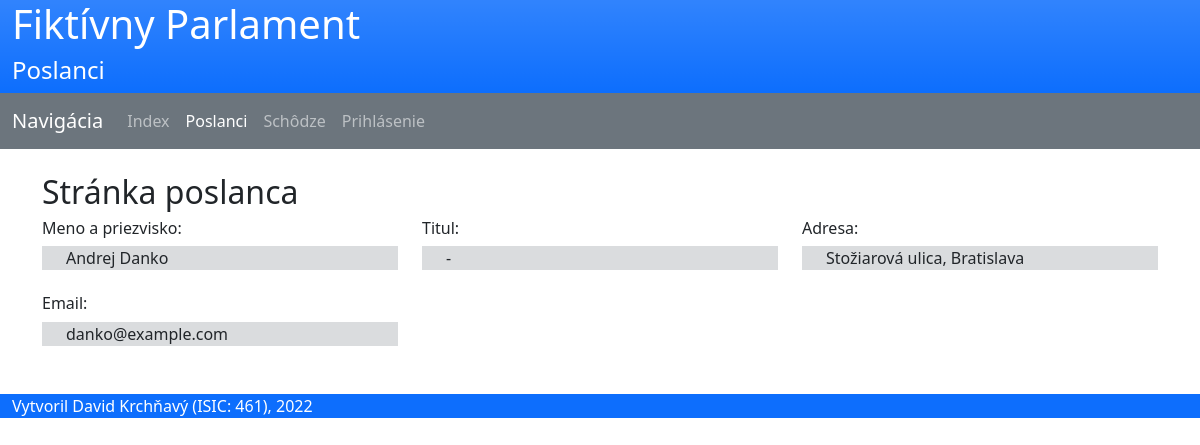
/poslanci.php?poslanec_id=7, run on an earlier commit of the app's database.
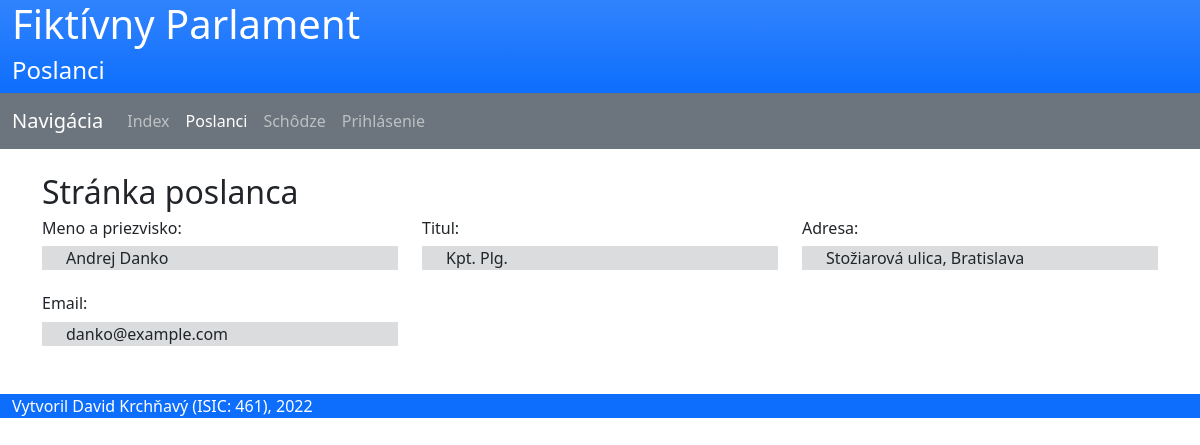
And on a later commit of the database.
### tables this page shows
CREATE TABLE `osobne_udaje` (
  `id` int(11) NOT NULL AUTO_INCREMENT,
  `id_previerka` int(11) DEFAULT NULL,
  `email` varchar(50) NOT NULL,
  `titul` varchar(20) NOT NULL DEFAULT '',
  `meno` varchar(30) NOT NULL,
  `priezvisko` varchar(30) NOT NULL,
  `adresa` varchar(100) NOT NULL,
  PRIMARY KEY (`id`),
  UNIQUE KEY `email` (`email`),
  KEY `id_previerka` (`id_previerka`),
  CONSTRAINT `osobne_udaje_ibfk_1` FOREIGN KEY (`id_previerka`) REFERENCES `bezp_previerka` (`id`) ON DELETE NO ACTION
);

### classes.php (called while the page is built, shortened)
<?php
class BezpecnostnaPrevierka
{
    private function check_database() {
        return !$this->mysqli->connect_errno;
    }
}
class OsobneUdaje
{
    public function __construct(private mysqli $mysqli, public int $id=0) {
        if ($id > 0) $this->select();
    }
    private function check_database() {
        return !$this->mysqli->connect_errno;
    }
    public function select(): void {
        if ($this->check_database()) {
            $stmt = $this->mysqli->prepare('SELECT * FROM osobne_udaje WHERE osobne_udaje.id=?');
            $stmt->bind_param('i', $this->id);
            $stmt->execute();
            $result = $stmt->get_result();
            if ($result->num_rows > 0) {
                $row = $result->fetch_assoc();
                $this->email = $row['email'];
                $this->titul = $row['titul'];
                $this->meno = $row['meno'];
                $this->priezvisko = $row['priezvisko'];
                $this->adresa = $row['adresa'];
            } else throw new UserNotFoundException('User with the specified id does not exist!');
        }
        else throw new Exception("Unknown error");
    }
}
class Poslanec
{
    public function __construct(private mysqli $mysqli, public int $id=0) {
        if ($id > 0) $this->select();
        $type = $mysqli->query("SHOW COLUMNS FROM poslanec WHERE Field = 'specializacia'")->fetch_assoc()['Type'];
    }
    private function check_database() {
        return !$this->mysqli->connect_errno;
    }
    public function select(): void {
        if ($this->check_database()) {
            $stmt = $this->mysqli->prepare("SELECT id_udaje, id_klub, specializacia FROM poslanec WHERE poslanec.id=?");
            $stmt->bind_param('i', $this->id);
            $stmt->execute();
            $result = $stmt->get_result();
            if ($result->num_rows > 0) {
                $row = $result->fetch_assoc();
                $this->id_udaje = $row['id_udaje'];
                $this->udaje = new OsobneUdaje($this->mysqli, $this->id_udaje);
            }
            else throw new UserNotFoundException('User with the specified id does not exist!');
        }
        else throw new Exception("Unknown error");
    }
}

### poslanci.php (the view, shortened to what this page needs)
<?php
include('classes.php');
include('functions.php');
head('Poslanci');
include('navbar.php');
include('database.php');
if (isset($_GET['poslanec_id'])) {
    try {
        $poslanec = new Poslanec($mysqli, $_GET['poslanec_id']);
        if ($poslanec->udaje->id_previerka != null) $bezp_prev = new BezpecnostnaPrevierka($mysqli, $poslanec->udaje->id_previerka); ?>
        <div class="container">
            <div class="row">
                <div class="col-md-12">
                    <h2>Stránka poslanca</h2>
                    <div class="row">
                        <div class="col-md-4">
                            <h6>Meno a priezvisko:</h6>
                            <div class="bg-secondary bg-opacity-25 container mb-4">
                                <?= $poslanec->udaje->meno . ' ' . $poslanec->udaje->priezvisko ?></div>
                            <h6>Email:</h6>
                            <div class="bg-secondary bg-opacity-25 container mb-4"><?= $poslanec->udaje->email ?></div>
                        </div>
                        <div class="col-md-4">
                            <h6>Titul:</h6>
                            <div class="bg-secondary bg-opacity-25 container mb-4"><?= $poslanec->udaje->titul ?: '-' ?></div>
                        </div>
                        <div class="col-md-4">
                            <h6>Adresa:</h6>
                            <div class="bg-secondary bg-opacity-25 container mb-4"><?= $poslanec->udaje->adresa ?></div>
                        </div>
                    </div>
                </div>
            </div>
        </div>
    <?php }
    catch (UserNotFoundException) {
        display_error('Zadaný poslanec sa nenašiel');
    }
}
include('footer.php'); ?>

### functions.php (shortened to what this page needs)
<?php
function head(string $title = 'Úvod'): void
{ ?>
    <!DOCTYPE html>
    <html lang="sk">
    <link href="https://cdn.jsdelivr.net/npm/bootstrap@5.1.3/dist/css/bootstrap.min.css" rel="stylesheet">
    <link rel="stylesheet" href="style.css">
<body>
<header class="container-fluid bg-primary bg-gradient text-white">
    <h1>Fiktívny Parlament</h1>
    <h4 class="mb-0 pb-2"><?= $title; ?></h4>
</header>
<?php }

### navbar.php (shortened to what this page needs)
<?php $page = substr($_SERVER["SCRIPT_NAME"], strrpos($_SERVER["SCRIPT_NAME"], "/") + 1); ?>
<nav class="navbar navbar-expand-md navbar-dark bg-secondary mb-4">
    <div class="container-fluid">
        <a class="navbar-brand" href="#">Navigácia</a>
        <div class="collapse navbar-collapse" id="navbarNav">
            <ul class="navbar-nav">
                <li class="nav-item">
                    <a class="nav-link <?php if ($page == "index.php") echo 'active' ?>"
                       aria-current="page" href="index.php">Index</a>
                </li>
                <li class="nav-item">
                    <a class="nav-link <?php if ($page == "poslanci.php") echo 'active' ?>" href="poslanci.php">Poslanci</a>
                </li>
                <li class="nav-item">
                    <a class="nav-link <?php if ($page == "schodze.php") echo 'active' ?>" href="#">Schôdze</a>
                </li>
                <li class="nav-item">
                    <a class="nav-link <?php if ($page == "konto.php") echo 'active' ?>" href="konto.php" tabindex="-1"
                       aria-disabled="true"><?php echo isset($_SESSION[SESSION_USER]) ? 'Konto' : 'Prihlásenie' ?></a>
                </li>
            </ul>
        </div>
    </div>
</nav>

### footer.php
<footer class="container-fluid bg-primary text-white mt-4">
<div>Vytvoril David Krchňavý (ISIC: 461), 2022</div>
</footer>
</body>
</html>

### style.css (style rules this page uses)
html { position: relative; min-height: 100%; }

What changed in the data, as far as the page shows it:
changed osobne_udaje "Andrej": titul "-" → "Kpt. Plg."
